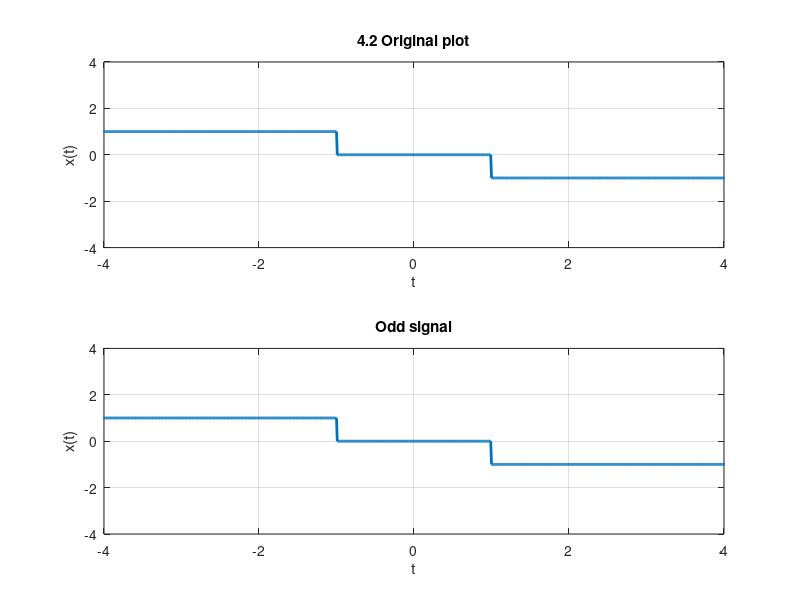

Write MATLAB code to recreate this figure.
t = [-5:.01:5]
u = ones(size(t)) .* (t >= 0);
u1 = -(ones(size(t)) .* (t >= 1));
u2 = (ones(size(t)) .* (t <= -1));
subplot(211)
plot(t, u1 + u2, 'linewidth', 2)
xlabel('t')
ylabel('x(t)')
title('4.2 Original plot')
axis([-4 4 -4 4])
grid;

subplot(212)
plot(t, u1 + u2, 'linewidth', 2)
xlabel('t')
ylabel('x(t)')
title('Odd signal')
axis([-4 4 -4 4])
grid;
